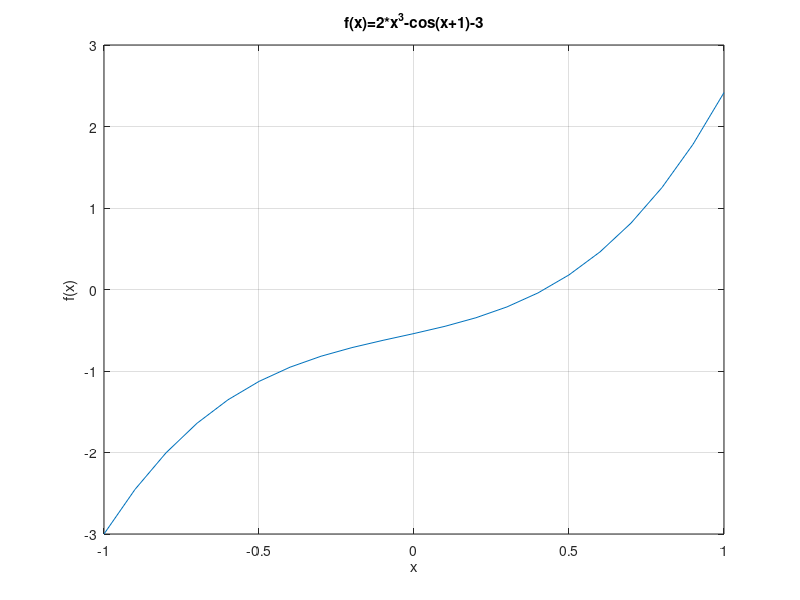

Write the MATLAB code that produced this figure.
% Definindo os valores de x
x = -1:0.1:1; % Valores de x variando de -10 a 10 com passo de 0.1

% Calculando os valores de y
y = 2 * power(x,3) - cos(x + 1); % y é x ao quadrado

% Criando o gráfico
plot(x, y);

% Adicionando título e rótulos aos eixos
title('f(x)=2*x^3-cos(x+1)-3');
xlabel('x');
ylabel('f(x)');

% Adicionando uma grade
grid on;
